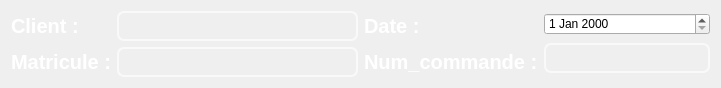
     <widget class="QWidget" name="layoutWidget_4">
      <property name="geometry">
       <rect>
        <x>2</x>
        <y>32</y>
        <width>721</width>
        <height>74</height>
       </rect>
      </property>
      <layout class="QHBoxLayout" name="horizontalLayout_5">
       <item>
        <layout class="QHBoxLayout" name="horizontalLayout">
         <item>
          <layout class="QVBoxLayout" name="verticalLayout">
           <item>
            <widget class="QLabel" name="label_27">
             <property name="palette">
              <palette>
               <active>
                <colorrole role="WindowText">
                 <brush brushstyle="SolidPattern">
                  <color alpha="255">
                   <red>255</red>
                   <green>255</green>
                   <blue>255</blue>
                  </color>
                 </brush>
                </colorrole>
                <colorrole role="Button">
                 <brush brushstyle="SolidPattern">
                  <color alpha="0">
                   <red>0</red>
                   <green>0</green>
                   <blue>0</blue>
                  </color>
                 </brush>
                </colorrole>
                <colorrole role="Text">
                 <brush brushstyle="SolidPattern">
                  <color alpha="255">
                   <red>255</red>
                   <green>255</green>
                   <blue>255</blue>
                  </color>
                 </brush>
                </colorrole>
                <colorrole role="Base">
                 <brush brushstyle="SolidPattern">
                  <color alpha="0">
                   <red>0</red>
                   <green>0</green>
                   <blue>0</blue>
                  </color>
                 </brush>
                </colorrole>
                <colorrole role="Window">
                 <brush brushstyle="SolidPattern">
                  <color alpha="0">
                   <red>0</red>
                   <green>0</green>
                   <blue>0</blue>
                  </color>
                 </brush>
                </colorrole>
                <colorrole role="PlaceholderText">
                 <brush brushstyle="SolidPattern">
                  <color alpha="128">
                   <red>255</red>
                   <green>255</green>
                   <blue>255</blue>
                  </color>
                 </brush>
                </colorrole>
               </active>
               <inactive>
                <colorrole role="WindowText">
                 <brush brushstyle="SolidPattern">
                  <color alpha="255">
                   <red>255</red>
                   <green>255</green>
                   <blue>255</blue>
                  </color>
                 </brush>
                </colorrole>
                <colorrole role="Button">
                 <brush brushstyle="SolidPattern">
                  <color alpha="0">
                   <red>0</red>
                   <green>0</green>
                   <blue>0</blue>
                  </color>
                 </brush>
                </colorrole>
                <colorrole role="Text">
                 <brush brushstyle="SolidPattern">
                  <color alpha="255">
                   <red>255</red>
                   <green>255</green>
                   <blue>255</blue>
                  </color>
                 </brush>
                </colorrole>
                <colorrole role="Base">
                 <brush brushstyle="SolidPattern">
                  <color alpha="0">
                   <red>0</red>
                   <green>0</green>
                   <blue>0</blue>
                  </color>
                 </brush>
                </colorrole>
                <colorrole role="Window">
                 <brush brushstyle="SolidPattern">
                  <color alpha="0">
                   <red>0</red>
                   <green>0</green>
                   <blue>0</blue>
                  </color>
                 </brush>
                </colorrole>
                <colorrole role="PlaceholderText">
                 <brush brushstyle="SolidPattern">
                  <color alpha="128">
                   <red>255</red>
                   <green>255</green>
                   <blue>255</blue>
                  </color>
                 </brush>
                </colorrole>
               </inactive>
               <disabled>
                <colorrole role="WindowText">
                 <brush brushstyle="SolidPattern">
                  <color alpha="255">
                   <red>120</red>
                   <green>120</green>
                   <blue>120</blue>
                  </color>
                 </brush>
                </colorrole>
                <colorrole role="Button">
                 <brush brushstyle="SolidPattern">
                  <color alpha="0">
                   <red>0</red>
                   <green>0</green>
                   <blue>0</blue>
                  </color>
                 </brush>
                </colorrole>
                <colorrole role="Text">
                 <brush brushstyle="SolidPattern">
                  <color alpha="255">
                   <red>120</red>
                   <green>120</green>
                   <blue>120</blue>
                  </color>
                 </brush>
                </colorrole>
                <colorrole role="Base">
                 <brush brushstyle="SolidPattern">
                  <color alpha="0">
                   <red>0</red>
                   <green>0</green>
                   <blue>0</blue>
                  </color>
                 </brush>
                </colorrole>
                <colorrole role="Window">
                 <brush brushstyle="SolidPattern">
                  <color alpha="0">
                   <red>0</red>
                   <green>0</green>
                   <blue>0</blue>
                  </color>
                 </brush>
                </colorrole>
                <colorrole role="PlaceholderText">
                 <brush brushstyle="SolidPattern">
                  <color alpha="128">
                   <red>0</red>
                   <green>0</green>
                   <blue>0</blue>
                  </color>
                 </brush>
                </colorrole>
               </disabled>
              </palette>
             </property>
             <property name="font">
              <font>
               <pointsize>15</pointsize>
               <weight>75</weight>
               <bold>true</bold>
              </font>
             </property>
             <property name="text">
              <string>Client :</string>
             </property>
            </widget>
           </item>
           <item>
            <widget class="QLabel" name="label_21">
             <property name="palette">
              <palette>
               <active>
                <colorrole role="WindowText">
                 <brush brushstyle="SolidPattern">
                  <color alpha="255">
                   <red>255</red>
                   <green>255</green>
                   <blue>255</blue>
                  </color>
                 </brush>
                </colorrole>
                <colorrole role="Button">
                 <brush brushstyle="SolidPattern">
                  <color alpha="0">
                   <red>0</red>
                   <green>0</green>
                   <blue>0</blue>
                  </color>
                 </brush>
                </colorrole>
                <colorrole role="Text">
                 <brush brushstyle="SolidPattern">
                  <color alpha="255">
                   <red>255</red>
                   <green>255</green>
                   <blue>255</blue>
                  </color>
                 </brush>
                </colorrole>
                <colorrole role="Base">
                 <brush brushstyle="SolidPattern">
                  <color alpha="0">
                   <red>0</red>
                   <green>0</green>
                   <blue>0</blue>
                  </color>
                 </brush>
                </colorrole>
                <colorrole role="Window">
                 <brush brushstyle="SolidPattern">
                  <color alpha="0">
                   <red>0</red>
                   <green>0</green>
                   <blue>0</blue>
                  </color>
                 </brush>
                </colorrole>
                <colorrole role="PlaceholderText">
                 <brush brushstyle="SolidPattern">
                  <color alpha="128">
                   <red>255</red>
                   <green>255</green>
                   <blue>255</blue>
                  </color>
                 </brush>
                </colorrole>
               </active>
               <inactive>
                <colorrole role="WindowText">
                 <brush brushstyle="SolidPattern">
                  <color alpha="255">
                   <red>255</red>
                   <green>255</green>
                   <blue>255</blue>
                  </color>
                 </brush>
                </colorrole>
                <colorrole role="Button">
                 <brush brushstyle="SolidPattern">
                  <color alpha="0">
                   <red>0</red>
                   <green>0</green>
                   <blue>0</blue>
                  </color>
                 </brush>
                </colorrole>
                <colorrole role="Text">
                 <brush brushstyle="SolidPattern">
                  <color alpha="255">
                   <red>255</red>
                   <green>255</green>
                   <blue>255</blue>
                  </color>
                 </brush>
                </colorrole>
                <colorrole role="Base">
                 <brush brushstyle="SolidPattern">
                  <color alpha="0">
                   <red>0</red>
                   <green>0</green>
                   <blue>0</blue>
                  </color>
                 </brush>
                </colorrole>
                <colorrole role="Window">
                 <brush brushstyle="SolidPattern">
                  <color alpha="0">
                   <red>0</red>
                   <green>0</green>
                   <blue>0</blue>
                  </color>
                 </brush>
                </colorrole>
                <colorrole role="PlaceholderText">
                 <brush brushstyle="SolidPattern">
                  <color alpha="128">
                   <red>255</red>
                   <green>255</green>
                   <blue>255</blue>
                  </color>
                 </brush>
                </colorrole>
               </inactive>
               <disabled>
                <colorrole role="WindowText">
                 <brush brushstyle="SolidPattern">
                  <color alpha="255">
                   <red>120</red>
                   <green>120</green>
                   <blue>120</blue>
                  </color>
                 </brush>
                </colorrole>
                <colorrole role="Button">
                 <brush brushstyle="SolidPattern">
                  <color alpha="0">
                   <red>0</red>
                   <green>0</green>
                   <blue>0</blue>
                  </color>
                 </brush>
                </colorrole>
                <colorrole role="Text">
                 <brush brushstyle="SolidPattern">
                  <color alpha="255">
                   <red>120</red>
                   <green>120</green>
                   <blue>120</blue>
                  </color>
                 </brush>
                </colorrole>
                <colorrole role="Base">
                 <brush brushstyle="SolidPattern">
                  <color alpha="0">
                   <red>0</red>
                   <green>0</green>
                   <blue>0</blue>
                  </color>
                 </brush>
                </colorrole>
                <colorrole role="Window">
                 <brush brushstyle="SolidPattern">
                  <color alpha="0">
                   <red>0</red>
                   <green>0</green>
                   <blue>0</blue>
                  </color>
                 </brush>
                </colorrole>
                <colorrole role="PlaceholderText">
                 <brush brushstyle="SolidPattern">
                  <color alpha="128">
                   <red>0</red>
                   <green>0</green>
                   <blue>0</blue>
                  </color>
                 </brush>
                </colorrole>
               </disabled>
              </palette>
             </property>
             <property name="font">
              <font>
               <pointsize>15</pointsize>
               <weight>75</weight>
               <bold>true</bold>
              </font>
             </property>
             <property name="text">
              <string>Matricule :</string>
             </property>
            </widget>
           </item>
          </layout>
         </item>
         <item>
          <layout class="QVBoxLayout" name="verticalLayout_2">
           <item>
            <widget class="QLineEdit" name="client_A">
             <property name="font">
              <font>
               <pointsize>-1</pointsize>
              </font>
             </property>
             <property name="styleSheet">
              <string notr="true">QLineEdit{
color: white;
background-color:Transparent;;
border-width: 2px;
border-color: #F9F9F9;
border-style: solid;
border-radius: 7;
padding: 3px;
font-size: 15px;

}
QLineEdit:focus
{border:2px solid #FBAD25;
}</string>
             </property>
            </widget>
           </item>
           <item>
            <widget class="QLineEdit" name="matricule_A">
             <property name="font">
              <font>
               <pointsize>-1</pointsize>
              </font>
             </property>
             <property name="styleSheet">
              <string notr="true">QLineEdit{
color: white;
background-color:Transparent;;
border-width: 2px;
border-color: #F9F9F9;
border-style: solid;
border-radius: 7;
padding: 3px;
font-size: 15px;

}
QLineEdit:focus
{border:2px solid #FBAD25;
}</string>
             </property>
            </widget>
           </item>
          </layout>
         </item>
        </layout>
       </item>
       <item>
        <layout class="QHBoxLayout" name="horizontalLayout_4">
         <item>
          <layout class="QVBoxLayout" name="verticalLayout_5">
           <item>
            <widget class="QLabel" name="label_8">
             <property name="palette">
              <palette>
               <active>
                <colorrole role="WindowText">
                 <brush brushstyle="SolidPattern">
                  <color alpha="255">
                   <red>255</red>
                   <green>255</green>
                   <blue>255</blue>
                  </color>
                 </brush>
                </colorrole>
                <colorrole role="Button">
                 <brush brushstyle="SolidPattern">
                  <color alpha="0">
                   <red>0</red>
                   <green>0</green>
                   <blue>0</blue>
                  </color>
                 </brush>
                </colorrole>
                <colorrole role="Text">
                 <brush brushstyle="SolidPattern">
                  <color alpha="255">
                   <red>255</red>
                   <green>255</green>
                   <blue>255</blue>
                  </color>
                 </brush>
                </colorrole>
                <colorrole role="Base">
                 <brush brushstyle="SolidPattern">
                  <color alpha="0">
                   <red>0</red>
                   <green>0</green>
                   <blue>0</blue>
                  </color>
                 </brush>
                </colorrole>
                <colorrole role="Window">
                 <brush brushstyle="SolidPattern">
                  <color alpha="0">
                   <red>0</red>
                   <green>0</green>
                   <blue>0</blue>
                  </color>
                 </brush>
                </colorrole>
                <colorrole role="PlaceholderText">
                 <brush brushstyle="SolidPattern">
                  <color alpha="128">
                   <red>255</red>
                   <green>255</green>
                   <blue>255</blue>
                  </color>
                 </brush>
                </colorrole>
               </active>
               <inactive>
                <colorrole role="WindowText">
                 <brush brushstyle="SolidPattern">
                  <color alpha="255">
                   <red>255</red>
                   <green>255</green>
                   <blue>255</blue>
                  </color>
                 </brush>
                </colorrole>
                <colorrole role="Button">
                 <brush brushstyle="SolidPattern">
                  <color alpha="0">
                   <red>0</red>
                   <green>0</green>
                   <blue>0</blue>
                  </color>
                 </brush>
                </colorrole>
                <colorrole role="Text">
                 <brush brushstyle="SolidPattern">
                  <color alpha="255">
                   <red>255</red>
                   <green>255</green>
                   <blue>255</blue>
                  </color>
                 </brush>
                </colorrole>
                <colorrole role="Base">
                 <brush brushstyle="SolidPattern">
                  <color alpha="0">
                   <red>0</red>
                   <green>0</green>
                   <blue>0</blue>
                  </color>
                 </brush>
                </colorrole>
                <colorrole role="Window">
                 <brush brushstyle="SolidPattern">
                  <color alpha="0">
                   <red>0</red>
                   <green>0</green>
                   <blue>0</blue>
                  </color>
                 </brush>
                </colorrole>
                <colorrole role="PlaceholderText">
                 <brush brushstyle="SolidPattern">
                  <color alpha="128">
                   <red>255</red>
                   <green>255</green>
                   <blue>255</blue>
                  </color>
                 </brush>
                </colorrole>
               </inactive>
               <disabled>
                <colorrole role="WindowText">
                 <brush brushstyle="SolidPattern">
                  <color alpha="255">
                   <red>120</red>
                   <green>120</green>
                   <blue>120</blue>
                  </color>
                 </brush>
                </colorrole>
                <colorrole role="Button">
                 <brush brushstyle="SolidPattern">
                  <color alpha="0">
                   <red>0</red>
                   <green>0</green>
                   <blue>0</blue>
                  </color>
                 </brush>
                </colorrole>
                <colorrole role="Text">
                 <brush brushstyle="SolidPattern">
                  <color alpha="255">
                   <red>120</red>
                   <green>120</green>
                   <blue>120</blue>
                  </color>
                 </brush>
                </colorrole>
                <colorrole role="Base">
                 <brush brushstyle="SolidPattern">
                  <color alpha="0">
                   <red>0</red>
                   <green>0</green>
                   <blue>0</blue>
                  </color>
                 </brush>
                </colorrole>
                <colorrole role="Window">
                 <brush brushstyle="SolidPattern">
                  <color alpha="0">
                   <red>0</red>
                   <green>0</green>
                   <blue>0</blue>
                  </color>
                 </brush>
                </colorrole>
                <colorrole role="PlaceholderText">
                 <brush brushstyle="SolidPattern">
                  <color alpha="128">
                   <red>0</red>
                   <green>0</green>
                   <blue>0</blue>
                  </color>
                 </brush>
                </colorrole>
               </disabled>
              </palette>
             </property>
             <property name="font">
              <font>
               <pointsize>15</pointsize>
               <weight>75</weight>
               <bold>true</bold>
              </font>
             </property>
             <property name="text">
              <string>Date :</string>
             </property>
            </widget>
           </item>
           <item>
            <widget class="QLabel" name="label_19">
             <property name="palette">
              <palette>
               <active>
                <colorrole role="WindowText">
                 <brush brushstyle="SolidPattern">
                  <color alpha="255">
                   <red>255</red>
                   <green>255</green>
                   <blue>255</blue>
                  </color>
                 </brush>
                </colorrole>
                <colorrole role="Button">
                 <brush brushstyle="SolidPattern">
                  <color alpha="0">
                   <red>0</red>
                   <green>0</green>
                   <blue>0</blue>
                  </color>
                 </brush>
                </colorrole>
                <colorrole role="Text">
                 <brush brushstyle="SolidPattern">
                  <color alpha="255">
                   <red>255</red>
                   <green>255</green>
                   <blue>255</blue>
                  </color>
                 </brush>
                </colorrole>
                <colorrole role="Base">
                 <brush brushstyle="SolidPattern">
                  <color alpha="0">
                   <red>0</red>
                   <green>0</green>
                   <blue>0</blue>
                  </color>
                 </brush>
                </colorrole>
                <colorrole role="Window">
                 <brush brushstyle="SolidPattern">
                  <color alpha="0">
                   <red>0</red>
                   <green>0</green>
                   <blue>0</blue>
                  </color>
                 </brush>
                </colorrole>
                <colorrole role="PlaceholderText">
                 <brush brushstyle="SolidPattern">
                  <color alpha="128">
                   <red>255</red>
                   <green>255</green>
                   <blue>255</blue>
                  </color>
                 </brush>
                </colorrole>
               </active>
               <inactive>
                <colorrole role="WindowText">
                 <brush brushstyle="SolidPattern">
                  <color alpha="255">
                   <red>255</red>
                   <green>255</green>
                   <blue>255</blue>
                  </color>
                 </brush>
                </colorrole>
                <colorrole role="Button">
                 <brush brushstyle="SolidPattern">
                  <color alpha="0">
                   <red>0</red>
                   <green>0</green>
                   <blue>0</blue>
                  </color>
                 </brush>
                </colorrole>
                <colorrole role="Text">
                 <brush brushstyle="SolidPattern">
                  <color alpha="255">
                   <red>255</red>
                   <green>255</green>
                   <blue>255</blue>
                  </color>
                 </brush>
                </colorrole>
                <colorrole role="Base">
                 <brush brushstyle="SolidPattern">
                  <color alpha="0">
                   <red>0</red>
                   <green>0</green>
                   <blue>0</blue>
                  </color>
                 </brush>
                </colorrole>
                <colorrole role="Window">
                 <brush brushstyle="SolidPattern">
                  <color alpha="0">
                   <red>0</red>
                   <green>0</green>
                   <blue>0</blue>
                  </color>
                 </brush>
                </colorrole>
                <colorrole role="PlaceholderText">
                 <brush brushstyle="SolidPattern">
                  <color alpha="128">
                   <red>255</red>
                   <green>255</green>
                   <blue>255</blue>
                  </color>
                 </brush>
                </colorrole>
               </inactive>
               <disabled>
                <colorrole role="WindowText">
                 <brush brushstyle="SolidPattern">
                  <color alpha="255">
                   <red>120</red>
                   <green>120</green>
                   <blue>120</blue>
                  </color>
                 </brush>
                </colorrole>
                <colorrole role="Button">
                 <brush brushstyle="SolidPattern">
                  <color alpha="0">
                   <red>0</red>
                   <green>0</green>
                   <blue>0</blue>
                  </color>
                 </brush>
                </colorrole>
                <colorrole role="Text">
                 <brush brushstyle="SolidPattern">
                  <color alpha="255">
                   <red>120</red>
                   <green>120</green>
                   <blue>120</blue>
                  </color>
                 </brush>
                </colorrole>
                <colorrole role="Base">
                 <brush brushstyle="SolidPattern">
                  <color alpha="0">
                   <red>0</red>
                   <green>0</green>
                   <blue>0</blue>
                  </color>
                 </brush>
                </colorrole>
                <colorrole role="Window">
                 <brush brushstyle="SolidPattern">
                  <color alpha="0">
                   <red>0</red>
                   <green>0</green>
                   <blue>0</blue>
                  </color>
                 </brush>
                </colorrole>
                <colorrole role="PlaceholderText">
                 <brush brushstyle="SolidPattern">
                  <color alpha="128">
                   <red>0</red>
                   <green>0</green>
                   <blue>0</blue>
                  </color>
                 </brush>
                </colorrole>
               </disabled>
              </palette>
             </property>
             <property name="font">
              <font>
               <pointsize>15</pointsize>
               <weight>75</weight>
               <bold>true</bold>
              </font>
             </property>
             <property name="text">
              <string>Num_commande :</string>
             </property>
            </widget>
           </item>
          </layout>
         </item>
         <item>
          <layout class="QVBoxLayout" name="verticalLayout_7">
           <item>
            <widget class="QDateEdit" name="dateajout_A">
             <property name="styleSheet">
              <string notr="true">QLineEdit{
color: white;
background-color:Transparent;;
border-width: 2px;
border-color: #F9F9F9;
border-style: solid;
border-radius: 7;
padding: 3px;
font-size: 15px;

}
QLineEdit:focus
{border:2px solid #FBAD25;
}</string>
             </property>
            </widget>
           </item>
           <item>
            <widget class="QLineEdit" name="idcommande_A">
             <property name="font">
              <font>
               <pointsize>-1</pointsize>
              </font>
             </property>
             <property name="styleSheet">
              <string notr="true">QLineEdit{
color: white;
background-color:Transparent;;
border-width: 2px;
border-color: #F9F9F9;
border-style: solid;
border-radius: 7;
padding: 3px;
font-size: 15px;

}
QLineEdit:focus
{border:2px solid #FBAD25;
}</string>
             </property>
            </widget>
           </item>
          </layout>
         </item>
        </layout>
       </item>
      </layout>
     </widget>
